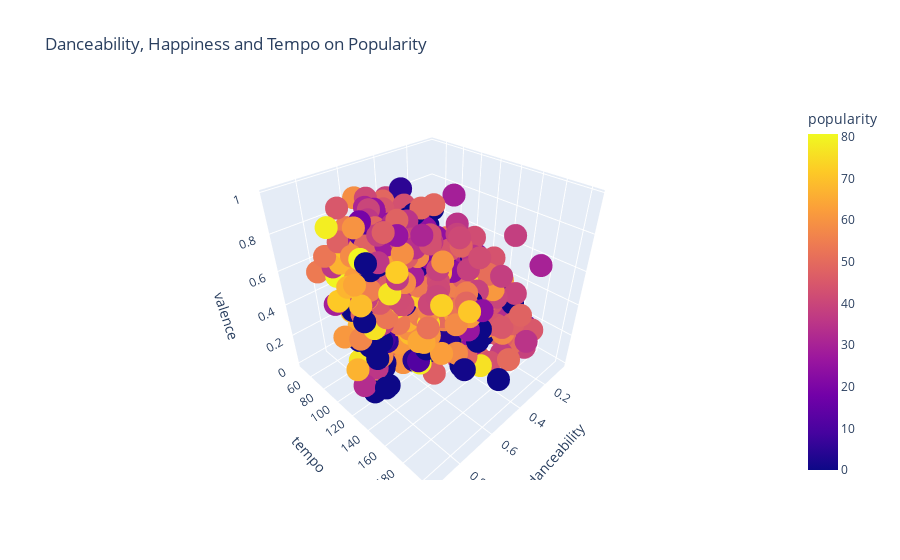

Source (notebook cell):
### Code cell
# Add 3D Plot
import plotly.graph_objects as go

fig_1 = px.scatter_3d(data_genres_df, x='danceability', y='tempo', z='valence',
              color='popularity',hover_name="genres", title="Danceability, Happiness and Tempo on Popularity")

fig_1.show()

### Figure 1 — Plotly figure (JSON) as saved in the notebook; plotly's stock layout.template omitted (floating-point values rounded to 4 significant figures; data arrays with more than 128 entries replaced by an {"elided": "..."} marker saying what was removed)
{"data": [{"hovertemplate": "<b>%{hovertext}</b><br><br>danceability=%{x}<br>tempo=%{y}<br>valence=%{z}<br>popularity=%{marker.color}<extra></extra>", "hovertext": {"elided": "2973 str values"}, "legendgroup": "", "marker": {"color": {"elided": "2973 float values"}, "coloraxis": "coloraxis", "symbol": "circle"}, "mode": "markers", "name": "", "scene": "scene", "showlegend": false, "type": "scatter3d", "x": {"elided": "2973 float values"}, "y": {"elided": "2973 float values"}, "z": {"elided": "2973 float values"}}], "layout": {"coloraxis": {"colorbar": {"title": {"text": "popularity"}}, "colorscale": [[0, "#0d0887"], [0.1111, "#46039f"], [0.2222, "#7201a8"], [0.3333, "#9c179e"], [0.4444, "#bd3786"], [0.5556, "#d8576b"], [0.6667, "#ed7953"], [0.7778, "#fb9f3a"], [0.8889, "#fdca26"], [1, "#f0f921"]]}, "legend": {"tracegroupgap": 0}, "scene": {"domain": {"x": [0, 1], "y": [0, 1]}, "xaxis": {"title": {"text": "danceability"}}, "yaxis": {"title": {"text": "tempo"}}, "zaxis": {"title": {"text": "valence"}}}, "title": {"text": "Danceability, Happiness and Tempo on Popularity"}}}
